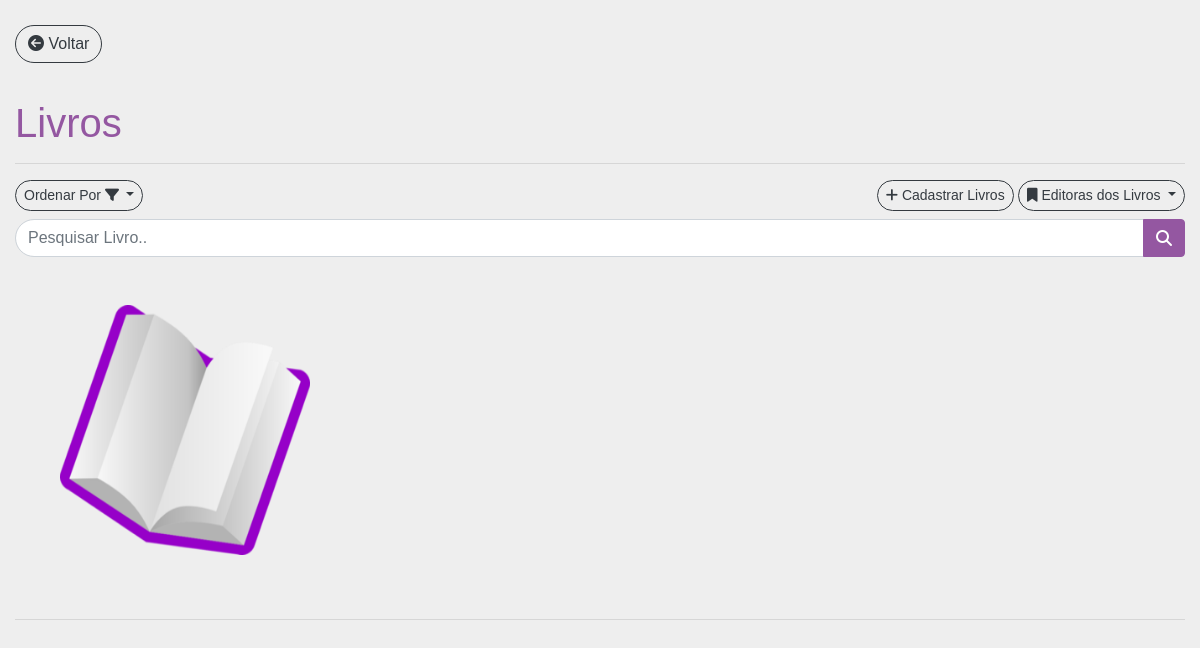
The app's page /views/livros.php (signed in), older data.
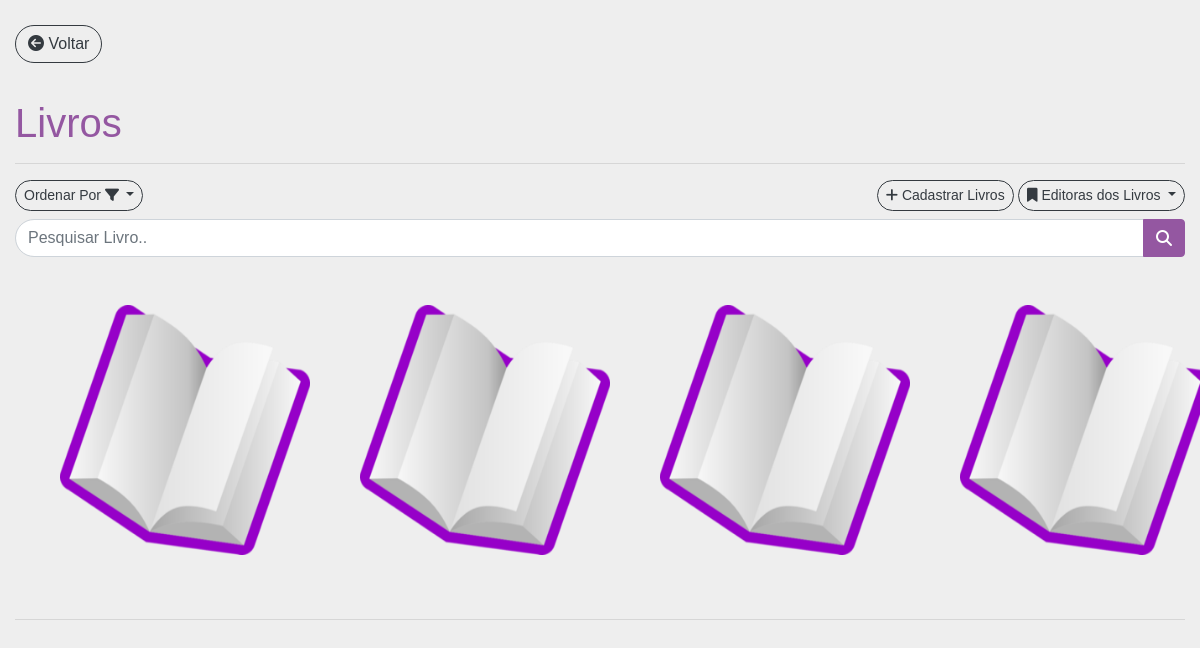
The same page, newer data.
### tables this page shows
CREATE TABLE `livro` (
  `cod` int(10) NOT NULL,
  `cod_editora` int(10) NOT NULL,
  `titulo` varchar(35) NOT NULL,
  `autor` varchar(55) NOT NULL,
  `edicao` varchar(35) NOT NULL,
  `sinopse` varchar(1024) NOT NULL,
  `genero` varchar(25) NOT NULL,
  `alugado` tinyint(1) NOT NULL,
  `reservado` tinyint(1) NOT NULL
);

### views/livros.php (the view, shortened to what this page needs)
<?php
    $consulta = "SELECT * FROM livro";
    $objDb = new db();
    $link = $objDb->conecta_mysql();
    $con      = mysqli_query($link,$consulta) or die();
?>
<link rel="stylesheet" href="../css/livros.css">
<link rel="stylesheet" href="https://use.fontawesome.com/releases/v5.8.2/css/all.css"
>
<div class="container-fluid">
    <div class="row" style="padding-top: 25px">
        <div class="col-xl-12 mx-auto actions">
                <a href="./home.php" class="btn btn-outline-dark" style="border-radius: 30px"><i class="fa fa-arrow-circle-left">
                </i> Voltar</a>
        </div>
        <div class="col-xl-12 mt-3 mx-auto actions" style="padding-top: 20px">
            <h1 class="font-weight-lighter title-second" style="border: bold;">Livros</h1>
            <hr>
            <div class="row">
                <div class="col-lg-6">
                    <div class="dropdown nav">
                        <button class="btn btn-outline-dark dropdown-toggle btn-sm" type="button" id="dropdownMenuButton" data-toggle="dropdown" aria-haspopup="true" aria-expanded="false"  style="border-radius: 30px;">
                            Ordenar Por <i class="fa fa-filter"></i>
                        </button>
                    </div>
                </div>
                <div class="col-lg-6 text-right">
                    <div class="dropdown">
                        <a href="#modal" data-toggle="modal" class="btn btn-outline-dark btn-sm" style="border-radius: 30px;"><i class="fa fa-plus"></i> Cadastrar Livros</a>
                        <button class="btn btn-outline-dark dropdown-toggle btn-sm" type="button" id="dropdownMenuButton" data-toggle="dropdown" aria-haspopup="true" aria-expanded="false"  style="border-radius: 30px;">
                        <i class="fa fa-bookmark"></i> Editoras dos Livros
                        </button>
                    </div>
                </div>
                <div class="col-lg-12 text-right mt-2">
                    <div class="input-group">
                        <input type="text" class="form-control" name="input-search" placeholder="Pesquisar Livro.." style="border-top-left-radius: 20px; border-bottom-left-radius: 20px">
                        <div class="input-group-append">
                            <button class="btn btn-dark-purple" type="button" id="show-form"><i class="fa fa-search"></i></button>
                        </div>
                    </div>
                </div>
                <?php while($dado = $con->fetch_array()) {  if($dado['reservado'] == 0) { ?>
                        <div style="width:auto; padding-left:60px" class="col-lg-3 py-5 card-news">
                            <img src="../img/livroroxo.png" style="width:250px;height:250px" class="img-assoc image" alt="">
                        </div>
                <?php $VERIFICADOR = true; } }?>
            </div>
        <hr>
    </div>
</div>

### views/livros.php (style rules this page uses)
.title-second { color: #9457A1; }
.image { opacity: 1; display: block; width: 100%; height: auto; transition: .5s ease; backface-visibility: hidden; }
div { display: inline-block; }

Row changes from the older to the newer data that the page shows:
added livro: reservado 0 (drawn)
added livro: reservado 0 (drawn)
added livro: reservado 0 (drawn)
